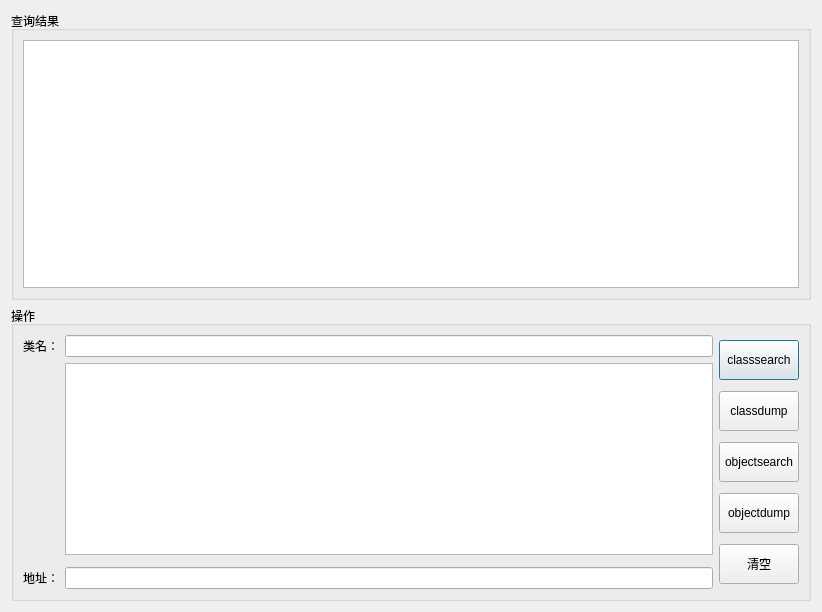
<?xml version="1.0" encoding="UTF-8"?>
<ui version="4.0">
 <class>Wallbreaker</class>
 <widget class="QDialog" name="Wallbreaker">
  <property name="geometry">
   <rect>
    <x>0</x>
    <y>0</y>
    <width>822</width>
    <height>612</height>
   </rect>
  </property>
  <property name="windowTitle">
   <string>Wallbreaker</string>
  </property>
  <layout class="QGridLayout" name="gridLayout_4">
   <item row="0" column="0">
    <widget class="QGroupBox" name="groupBox">
     <property name="title">
      <string>查询结果</string>
     </property>
     <layout class="QGridLayout" name="gridLayout">
      <item row="0" column="0">
       <widget class="QPlainTextEdit" name="txtSearchData">
        <property name="readOnly">
         <bool>true</bool>
        </property>
       </widget>
      </item>
     </layout>
    </widget>
   </item>
   <item row="1" column="0">
    <widget class="QGroupBox" name="groupBox_2">
     <property name="title">
      <string>操作</string>
     </property>
     <layout class="QGridLayout" name="gridLayout_3">
      <item row="0" column="2" rowspan="4">
       <layout class="QVBoxLayout" name="verticalLayout">
        <item>
         <widget class="QPushButton" name="btnClassSearch">
          <property name="minimumSize">
           <size>
            <width>0</width>
            <height>40</height>
           </size>
          </property>
          <property name="text">
           <string>classsearch</string>
          </property>
         </widget>
        </item>
        <item>
         <widget class="QPushButton" name="btnClassDump">
          <property name="minimumSize">
           <size>
            <width>0</width>
            <height>40</height>
           </size>
          </property>
          <property name="text">
           <string>classdump</string>
          </property>
         </widget>
        </item>
        <item>
         <widget class="QPushButton" name="btnObjectSearch">
          <property name="minimumSize">
           <size>
            <width>0</width>
            <height>40</height>
           </size>
          </property>
          <property name="text">
           <string>objectsearch</string>
          </property>
         </widget>
        </item>
        <item>
         <widget class="QPushButton" name="btnObjectDump">
          <property name="minimumSize">
           <size>
            <width>0</width>
            <height>40</height>
           </size>
          </property>
          <property name="text">
           <string>objectdump</string>
          </property>
         </widget>
        </item>
        <item>
         <widget class="QPushButton" name="btnClearUI">
          <property name="minimumSize">
           <size>
            <width>0</width>
            <height>40</height>
           </size>
          </property>
          <property name="text">
           <string>清空</string>
          </property>
         </widget>
        </item>
       </layout>
      </item>
      <item row="3" column="0">
       <widget class="QLabel" name="label_4">
        <property name="text">
         <string>地址：</string>
        </property>
       </widget>
      </item>
      <item row="3" column="1">
       <widget class="QLineEdit" name="txtAddress"/>
      </item>
      <item row="0" column="1">
       <widget class="QLineEdit" name="txtClassName"/>
      </item>
      <item row="0" column="0">
       <widget class="QLabel" name="label_3">
        <property name="text">
         <string>类名：</string>
        </property>
       </widget>
      </item>
      <item row="1" column="1">
       <widget class="QListWidget" name="listClasses"/>
      </item>
     </layout>
    </widget>
   </item>
  </layout>
 </widget>
 <resources/>
 <connections/>
</ui>
